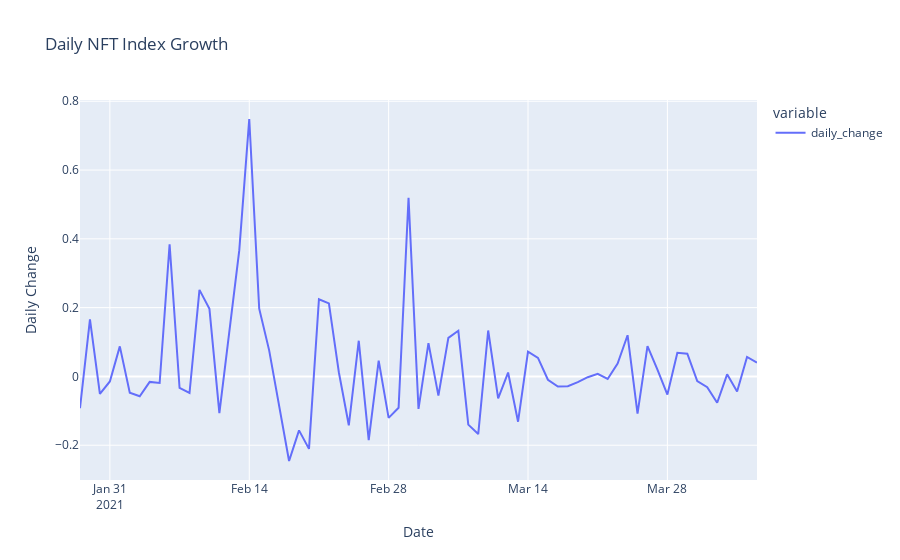

This figure's notebook cell:
### Code cell
daily_change_fig = px.line(
    daily_index_returns,
    title="Daily NFT Index Growth",
    labels={"value": "Daily Change", "index":"Date"}
    )
daily_change_fig

### Figure 1 — Plotly figure (JSON) as saved in the notebook; plotly's stock layout.template omitted (floating-point values rounded to 4 significant figures)
{"data": [{"hovertemplate": "variable=daily_change<br>Date=%{x}<br>Daily Change=%{y}<extra></extra>", "legendgroup": "daily_change", "line": {"color": "#636efa", "dash": "solid"}, "mode": "lines", "name": "daily_change", "orientation": "v", "showlegend": true, "type": "scatter", "x": ["2021-01-28", "2021-01-29", "2021-01-30", "2021-01-31", "2021-02-01", "2021-02-02", "2021-02-03", "2021-02-04", "2021-02-05", "2021-02-06", "2021-02-07", "2021-02-08", "2021-02-09", "2021-02-10", "2021-02-11", "2021-02-12", "2021-02-13", "2021-02-14", "2021-02-15", "2021-02-16", "2021-02-17", "2021-02-18", "2021-02-19", "2021-02-20", "2021-02-21", "2021-02-22", "2021-02-23", "2021-02-24", "2021-02-25", "2021-02-26", "2021-02-27", "2021-02-28", "2021-03-01", "2021-03-02", "2021-03-03", "2021-03-04", "2021-03-05", "2021-03-06", "2021-03-07", "2021-03-08", "2021-03-09", "2021-03-10", "2021-03-11", "2021-03-12", "2021-03-13", "2021-03-14", "2021-03-15", "2021-03-16", "2021-03-17", "2021-03-18", "2021-03-19", "2021-03-20", "2021-03-21", "2021-03-22", "2021-03-23", "2021-03-24", "2021-03-25", "2021-03-26", "2021-03-27", "2021-03-28", "2021-03-29", "2021-03-30", "2021-03-31", "2021-04-01", "2021-04-02", "2021-04-03", "2021-04-04", "2021-04-05", "2021-04-06"], "xaxis": "x", "y": [-0.09223, 0.1656, -0.05082, -0.0146, 0.08741, -0.04724, -0.05777, -0.016, -0.01913, 0.384, -0.03355, -0.04823, 0.2517, 0.1963, -0.1065, 0.1375, 0.3671, 0.7484, 0.1968, 0.07577, -0.08341, -0.2459, -0.1569, -0.2106, 0.2245, 0.2123, 0.01211, -0.1421, 0.1038, -0.1852, 0.04591, -0.1204, -0.09096, 0.5196, -0.09459, 0.0967, -0.05581, 0.1121, 0.1326, -0.1401, -0.1677, 0.1335, -0.06376, 0.0113, -0.1316, 0.0718, 0.05391, -0.009549, -0.02947, -0.02846, -0.01682, -0.002237, 0.007333, -0.007386, 0.03733, 0.1197, -0.1079, 0.08793, 0.0199, -0.0526, 0.06891, 0.06584, -0.01347, -0.03131, -0.07653, 0.006033, -0.04411, 0.05645, 0.04021], "yaxis": "y"}], "layout": {"autosize": true, "legend": {"title": {"text": "variable"}, "tracegroupgap": 0}, "title": {"text": "Daily NFT Index Growth"}, "xaxis": {"anchor": "y", "autorange": true, "domain": [0, 1], "range": ["2021-01-28", "2021-04-06"], "title": {"text": "Date"}, "type": "date"}, "yaxis": {"anchor": "x", "autorange": true, "domain": [0, 1], "range": [-0.3011, 0.8037], "title": {"text": "Daily Change"}, "type": "linear"}}}
